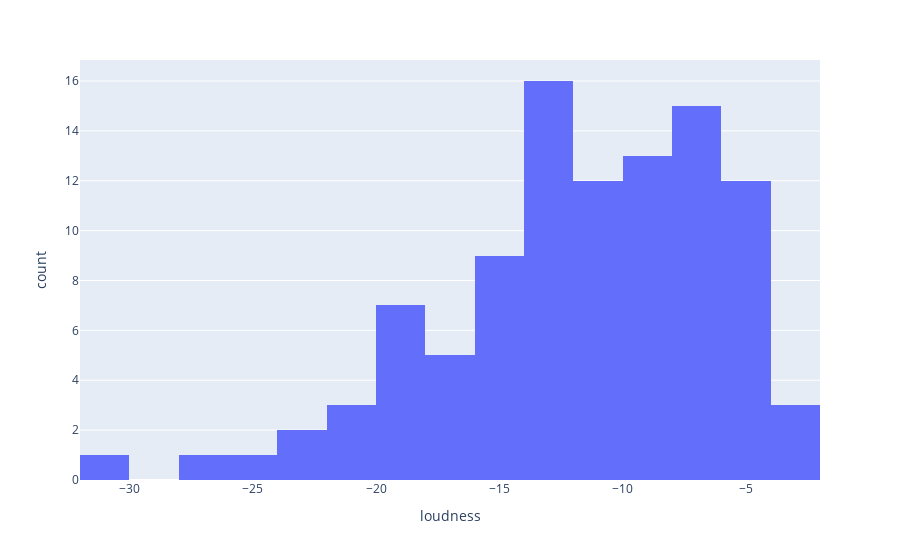
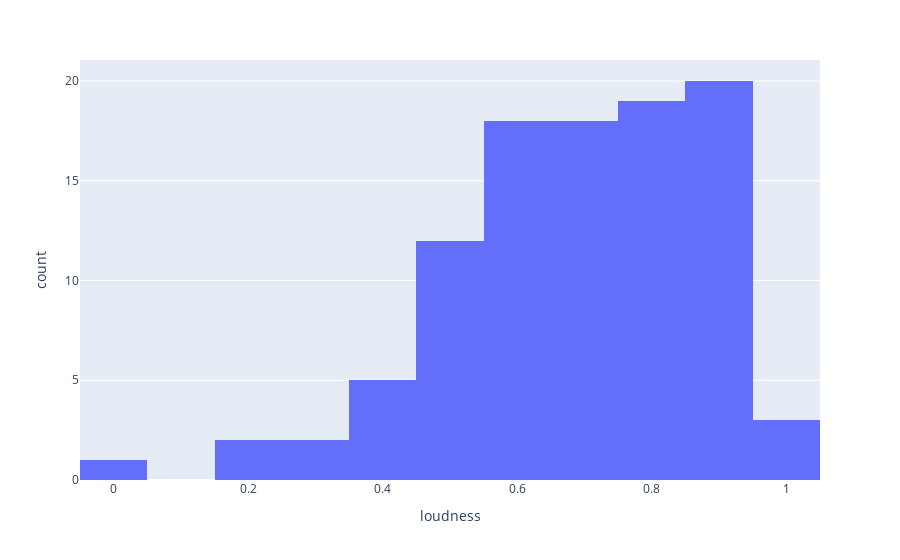

Write notebook code for charts like these, in order.
### Code cell
from sklearn.preprocessing import MinMaxScaler
# Normalisasi

# Load Data
df = pd.read_csv('./data_sampled_100.csv')
df['loudness'].head()

# batas minimum data adalah 31.808000 dan dan batas maksimum data adalah -2.478000
# Batas data ini akan diubah menjadi 0 - 1 menggunakan metode normalization. Cek menggunakan histogram
fig = px.histogram(df, x='loudness')
fig.show()

# buat objek scaler
scaler = MinMaxScaler()

# transformasi data tempo menggunakan objek scaler
df['loudness'] = scaler.fit_transform(df[['loudness']])

# grafik histogram untuk fitur tempo
fig = px.histogram(df, x='loudness')
fig.show()

# cek batas-batas data dari data yang sudah di normalisasi.
df['loudness'].describe()

### Figure 1 — Plotly figure (JSON) as saved in the notebook; plotly's stock layout.template omitted (floating-point values rounded to 4 significant figures)
{"data": [{"alignmentgroup": "True", "bingroup": "x", "hovertemplate": "loudness=%{x}<br>count=%{y}<extra></extra>", "legendgroup": "", "marker": {"color": "#636efa", "pattern": {"shape": ""}}, "name": "", "offsetgroup": "", "orientation": "v", "showlegend": false, "type": "histogram", "x": [-2.478, -6.176, -11.33, -7.088, -16.85, -13, -12.78, -16.12, -12.94, -13.89, -18.12, -16.5, -10.27, -15.06, -7.207, -4.605, -12.28, -4.783, -15.74, -25.4, -3.578, -6.313, -27.29, -13.74, -6.616, -11.63, -10.05, -13.69, -10.17, -11.23, -6.139, -13.0, -13.51, -4.116, -5.946, -4.951, -20.07, -20.82, -12.0, -12.58, -9.145, -12.4, -13.36, -4.787, -6.485, -6.179, -10.27, -13.71, -6.603, -18.03, -7.864, -9.554, -5.172, -18.36, -18.58, -9.694, -5.358, -19.05, -7.997, -12.57, -3.838, -8.632, -9.455, -17.81, -19.34, -8.729, -8.927, -15.41, -8.596, -31.81, -8.234, -5.411, -15.68, -7.333, -8.794, -15.54, -23.59, -13.52, -11.1, -4.821, -11.31, -18.58, -8.597, -7.078, -11.91, -17.78, -7.34, -6.312, -14.97, -4.464, -11.25, -14.5, -21.34, -9.832, -5.908, -15.49, -8.395, -22.99, -11.44, -15.67], "xaxis": "x", "yaxis": "y"}], "layout": {"barmode": "relative", "legend": {"tracegroupgap": 0}, "margin": {"t": 60}, "xaxis": {"anchor": "y", "domain": [0, 1], "title": {"text": "loudness"}}, "yaxis": {"anchor": "x", "domain": [0, 1], "title": {"text": "count"}}}}

### Figure 2 — Plotly figure (JSON) as saved in the notebook; plotly's stock layout.template omitted (floating-point values rounded to 4 significant figures)
{"data": [{"alignmentgroup": "True", "bingroup": "x", "hovertemplate": "loudness=%{x}<br>count=%{y}<extra></extra>", "legendgroup": "", "marker": {"color": "#636efa", "pattern": {"shape": ""}}, "name": "", "offsetgroup": "", "orientation": "v", "showlegend": false, "type": "histogram", "x": [1, 0.8739, 0.6983, 0.8428, 0.51, 0.6413, 0.6487, 0.535, 0.6432, 0.6108, 0.4666, 0.5219, 0.7343, 0.571, 0.8388, 0.9275, 0.6659, 0.9214, 0.5477, 0.2185, 0.9625, 0.8692, 0.1541, 0.616, 0.8589, 0.6878, 0.7419, 0.6176, 0.7378, 0.7014, 0.8752, 0.6414, 0.6239, 0.9442, 0.8818, 0.9157, 0.4002, 0.3746, 0.6753, 0.6557, 0.7727, 0.6616, 0.6289, 0.9213, 0.8634, 0.8738, 0.7345, 0.617, 0.8594, 0.4699, 0.8164, 0.7587, 0.9081, 0.4586, 0.4511, 0.754, 0.9018, 0.4349, 0.8118, 0.6559, 0.9536, 0.7902, 0.7621, 0.4772, 0.4249, 0.7869, 0.7801, 0.5591, 0.7914, 0, 0.8038, 0.9, 0.5498, 0.8345, 0.7847, 0.5548, 0.2801, 0.6235, 0.706, 0.9201, 0.6987, 0.451, 0.7914, 0.8432, 0.6782, 0.4783, 0.8342, 0.8693, 0.574, 0.9323, 0.7011, 0.5902, 0.357, 0.7493, 0.8831, 0.5564, 0.7983, 0.3008, 0.6946, 0.5504], "xaxis": "x", "yaxis": "y"}], "layout": {"barmode": "relative", "legend": {"tracegroupgap": 0}, "margin": {"t": 60}, "xaxis": {"anchor": "y", "domain": [0, 1], "title": {"text": "loudness"}}, "yaxis": {"anchor": "x", "domain": [0, 1], "title": {"text": "count"}}}}
